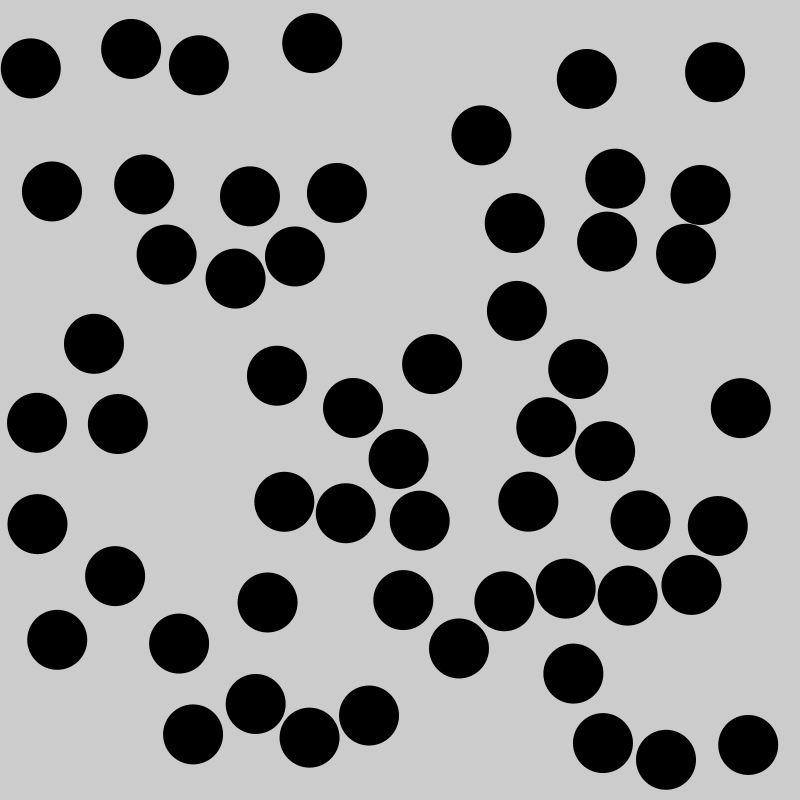
Frame 1 (no input)
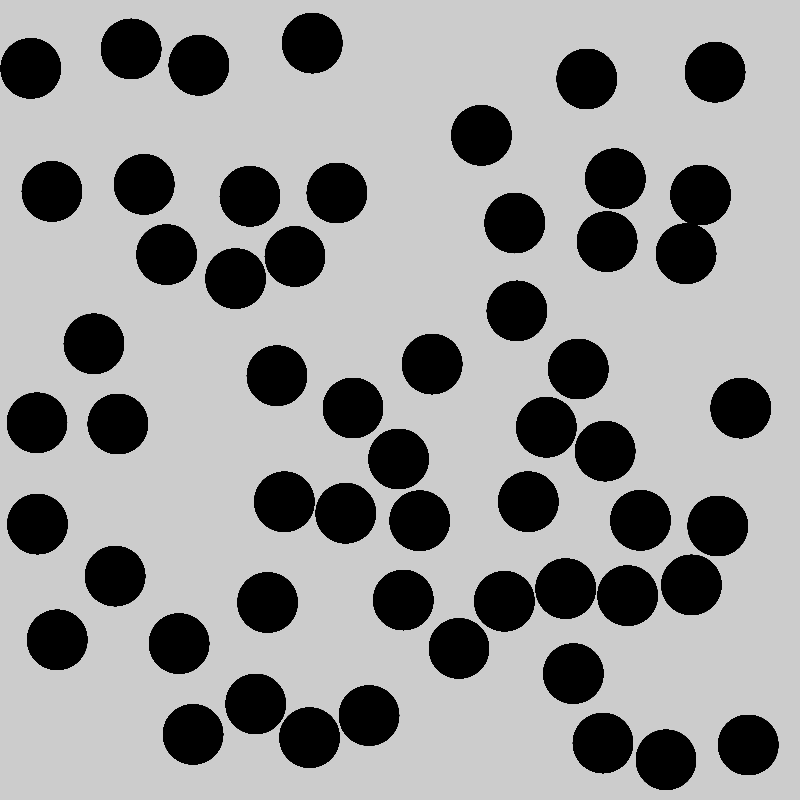
Frame 60 (the mouse pressed at the canvas centre just before this capture)
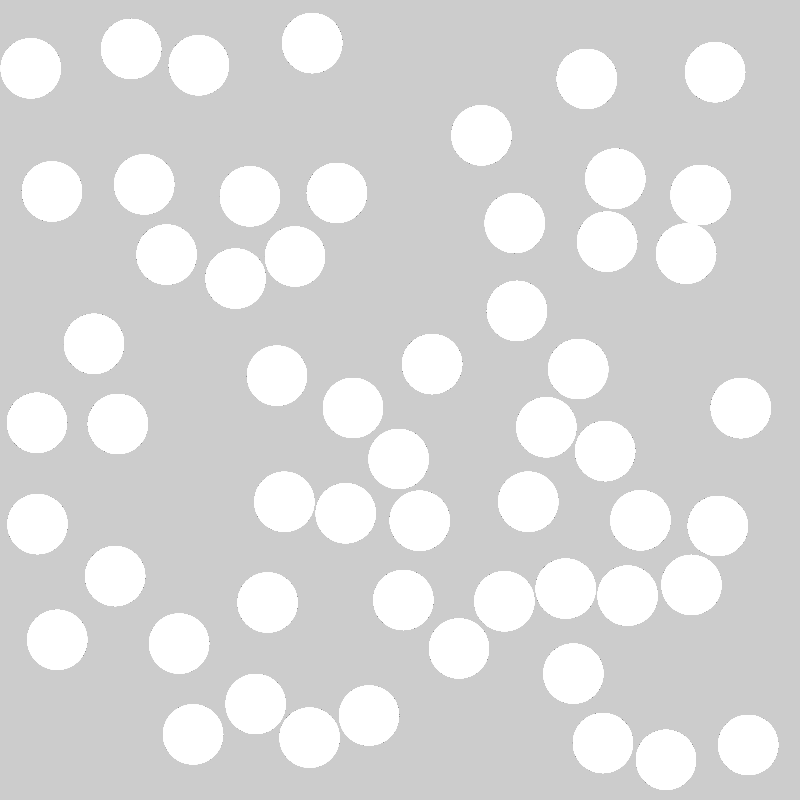
Frame 120 (the mouse held since frame 60 and released just before this capture)

The Processing sketch that drew these frames (run headless with seeded random() and noise(); from frame 60 on, the mouse is pressed at the canvas centre):

// Processing sketch: Breath_Processing
// ── Breath_Processing.pde
int numcells = 200;
boolean overlap;
Cell[] cells = new Cell[numcells];
boolean offon = false;

void setup() {
  size(800, 800);
   noStroke();
  smooth();
  for (int i = 0; i < numcells; i++) {
    cells[i] = new Cell(random(width), random(height), i, cells);
  }
}
void draw() {
 
  for (int i = 0; i < numcells; i++) {
    cells[i].collide();
  }
  for (int i = 0; i < numcells; i++) {
    cells[i].status();
  }
  for (int i = 0; i < numcells; i++) {
    cells[i].checkNeighbors();
  }
  for (int i = 0; i < numcells; i++) {
    cells[i].display();
  }
}

// ── Cellobject.pde
class Cell {
  float x, y;
  float diameter;
  int id;
  Cell[] others;
  boolean display = true;
  boolean status = false;
  color cellcolor = 0;
  boolean mouseclick;
  boolean onoff = false;

  Cell(float xin, float yin, int idin, Cell[] oin) {
    x = xin;
    y = yin;
    diameter = 60;
    id = idin;
    others = oin;
    
  }

  void collide() {
    for (int i = id + 1; i < numcells; i++) {
      float distance = dist(x, y, others[i].x, others[i].y);
      float minDist = others[i].diameter/2 + diameter/2;
      if ((distance < minDist) || (x-diameter/2 < 0)|| (x+diameter/2 > width)|| (y-diameter/2 < 0)|| (y+diameter/2 > height)) {
        display = false;
        break;
      }
    }
  }

  boolean status() {
    status=false;

    if ((dist(mouseX, mouseY, x, y)<diameter) && (mousePressed ==true)) {
      status = true;
    }
    return status;
  }

  void display() {
    if (!display) return;
    if (status== true) {
      cellcolor = 255;
    } else cellcolor =0;
    fill(cellcolor);
    ellipse(x, y, diameter, diameter);
  }

  void checkNeighbors() {
  for (int i = id + 1; i < numcells; i++) {
      float distance = dist(x, y, others[i].x, others[i].y);
      if ((distance < 800) && (others[i].status == true)){
      status = true;
        break;
      }
    }
  }
  void reset() {
    status=false;
  }
}
